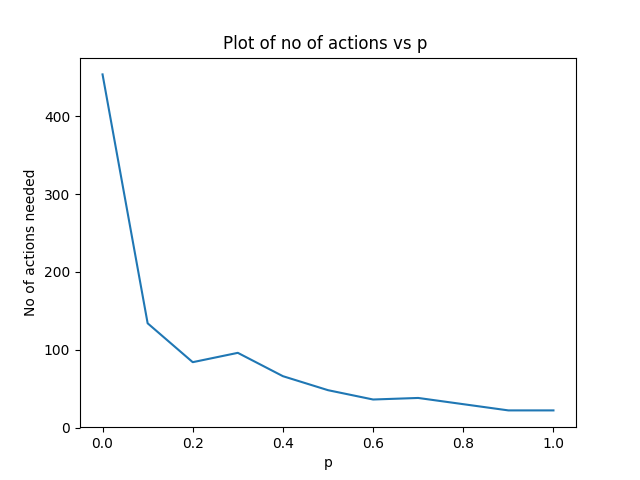

The script that drew this image:
# importing the required module 
import matplotlib.pyplot as plt 

# x axis values 
x = []
for i in range(11):
	x.append(i * 0.1)
# corresponding y axis values 
y = [454,134,84,96,66,48,36,38,30,22,22]

# plotting the points 
plt.plot(x, y) 

# naming the x axis 
plt.xlabel('p') 
# naming the y axis 
plt.ylabel('No of actions needed') 

# giving a title to my graph 
plt.title('Plot of no of actions vs p ') 

# function to show the plot 
plt.show() 
